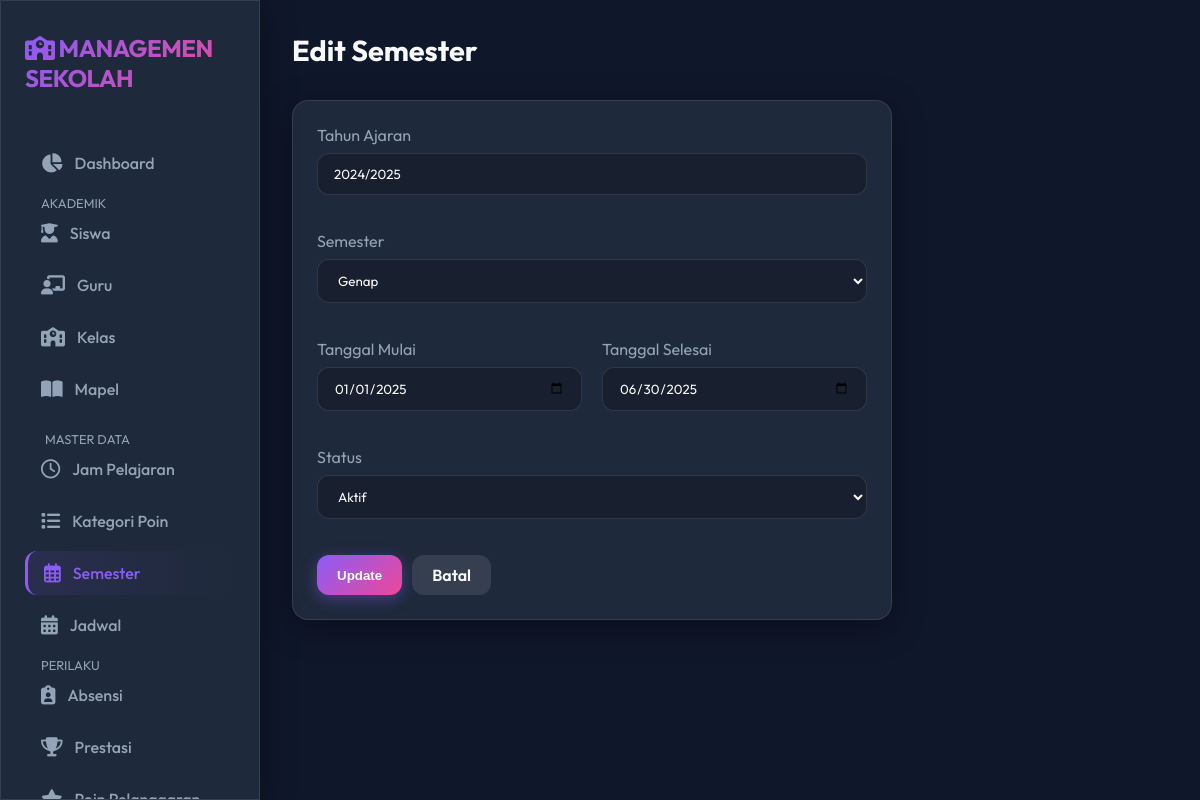
Screenshot of /semesters/edit.php?id=2 with the database file from the repository.
### tables this page shows
CREATE TABLE `semester` (
  `id` int(11) NOT NULL AUTO_INCREMENT,
  `tahun_ajaran` varchar(9) NOT NULL,
  `semester` enum('ganjil','genap') DEFAULT NULL,
  `tanggal_mulai` date NOT NULL,
  `tanggal_selesai` date NOT NULL,
  `status` enum('aktif','selesai','akan_datang') DEFAULT 'akan_datang',
  `created_at` timestamp NOT NULL DEFAULT CURRENT_TIMESTAMP,
  `updated_at` timestamp NOT NULL DEFAULT CURRENT_TIMESTAMP ON UPDATE CURRENT_TIMESTAMP,
  PRIMARY KEY (`id`),
  UNIQUE KEY `unique_semester` (`tahun_ajaran`,`semester`)
);

### semesters/edit.php (the view, shortened to what this page needs)
<?php
include '../config/database.php';
include '../includes/header.php';
include '../includes/sidebar.php';
$id = $_GET['id'];
$row = $conn->query("SELECT * FROM semester WHERE id = $id")->fetch_assoc();
?>
<div class="main-content">
    <div class="top-bar">
        <h1 class="page-title">Edit Semester</h1>
    </div>
    <div class="card glass" style="max-width: 600px;">
        <form action="process_edit.php" method="POST">
            <div style="margin-bottom: 20px;">
                <label style="color: var(--text-muted); display: block; margin-bottom: 8px;">Tahun Ajaran</label>
                <input type="text" name="tahun_ajaran" value="<?= $row['tahun_ajaran'] ?>" required>
            </div>
            <div style="margin-bottom: 20px;">
                <label style="color: var(--text-muted); display: block; margin-bottom: 8px;">Semester</label>
                <select name="semester" required>
                    <option value="genap" <?= $row['semester'] == 'genap' ? 'selected' : '' ?>>Genap</option>
                </select>
            </div>
            <div style="display: grid; grid-template-columns: 1fr 1fr; gap: 20px; margin-bottom: 20px;">
                <div>
                    <label style="color: var(--text-muted); display: block; margin-bottom: 8px;">Tanggal Mulai</label>
                    <input type="date" name="tanggal_mulai" value="<?= $row['tanggal_mulai'] ?>" required>
                </div>
                <div>
                    <label style="color: var(--text-muted); display: block; margin-bottom: 8px;">Tanggal Selesai</label>
                    <input type="date" name="tanggal_selesai" value="<?= $row['tanggal_selesai'] ?>" required>
                </div>
            </div>
            <div style="margin-bottom: 20px;">
                <label style="color: var(--text-muted); display: block; margin-bottom: 8px;">Status</label>
                <select name="status">
                    <option value="aktif" <?= $row['status'] == 'aktif' ? 'selected' : '' ?>>Aktif</option>
                </select>
            </div>
            <div style="margin-top: 20px; display: flex; gap: 10px;">
                <button type="submit" class="btn btn-primary">Update</button>
                <a href="idx.php" class="btn" style="background: rgba(255,255,255,0.1);">Batal</a>
            </div>
        </form>
    </div>
</div>
<?php include '../includes/footer.php'; ?>

### assets/css/style.css (style rules this page uses)
:root { --bg-dark: #0f172a; --bg-card: #1e293b; --primary: #8b5cf6; --secondary: #ec4899; --accent: #10b981; --text-main: #f8fafc; --text-muted: #94a3b8; --glass-bg: rgba(30, 41, 59, 0.7); --glass-border: rgba(255, 255, 255, 0.1); --radius: 16px; --input-bg: rgba(0, 0, 0, 0.2); --input-border: var(--glass-border); }
* { margin: 0; padding: 0; box-sizing: border-box; }
body { font-family: 'Outfit', sans-serif; background-color: var(--bg-dark); color: var(--text-main); overflow-x: hidden; min-height: 100vh; }
.glass { background: var(--glass-bg); backdrop-filter: blur(12px); -webkit-backdrop-filter: blur(12px); border: 1px solid var(--glass-border); box-shadow: 0 8px 32px 0 rgba(0, 0, 0, 0.37); }
a { text-decoration: none; color: inherit; transition: 0.3s; }
.main-content { flex: 1; margin-left: 260px; padding: 2rem; }
.top-bar { display: flex; justify-content: space-between; align-items: center; margin-bottom: 2rem; }
.page-title { font-size: 1.8rem; font-weight: 700; }
.card { background: var(--bg-card); border-radius: var(--radius); padding: 1.5rem; border: 1px solid var(--glass-border); margin-bottom: 1.5rem; }
.btn { padding: 10px 20px; border-radius: 12px; border: none; cursor: pointer; font-weight: 600; display: inline-flex; align-items: center; gap: 8px; transition: transform 0.2s; }
.btn-primary { background: linear-gradient(135deg, var(--primary), var(--secondary)); color: white; box-shadow: 0 4px 15px rgba(139, 92, 246, 0.4); }
input, select, textarea { width: 100%; padding: 12px 16px; background: var(--input-bg); border: 1px solid var(--input-border); border-radius: 12px; color: var(--text-main); margin-bottom: 1rem; font-family: inherit; transition: 0.3s; }

### rows the page displays
semester: tahun_ajaran "2024/2025", semester "Genap", tanggal_mulai "01/01/2025", tanggal_selesai "06/30/2025", status "Aktif"
